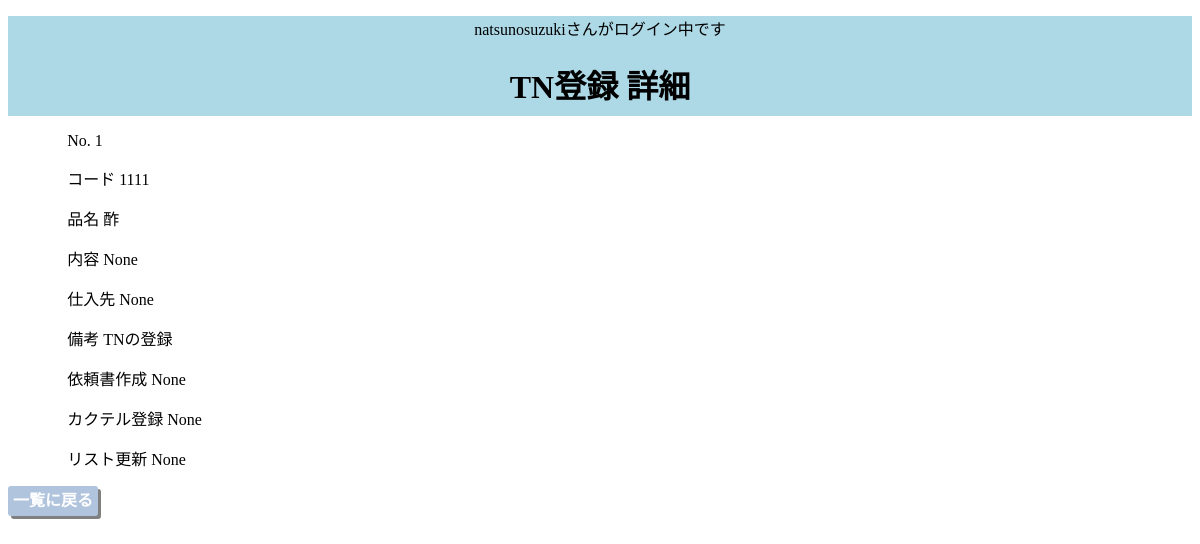
The page /registration/detail/2 (signed in) on the database its author committed.
### indexapp/models.py (models this page shows, shortened)
class Registration(models.Model):
    number = models.IntegerField("No.", unique=True)
    code = models.IntegerField("コード", blank=True, null=True)
    name = models.CharField("品名", max_length=30, blank=True, null=True)
    category = models.CharField("内容", max_length=30, blank=True, null=True)
    supplier = models.CharField("仕入先", max_length=30, blank=True, null=True)
    description = models.TextField("備考", blank=True, null=True)
    writer = models.CharField("依頼書作成", max_length=30, blank=True, null=True)
    register = models.CharField("カクテル登録", max_length=30, blank=True, null=True)
    update = models.CharField("リスト更新", max_length=30, blank=True, null=True)

### indexapp/views.py (the view)
# urls.py: path("registration/detail/<int:pk>", RegistrationDetail.as_view(), name="registration_detail"),
class RegistrationDetail(DetailView):
    model = Registration
    def get(self, request, **kwargs):
        if not request.user.is_active:
            return redirect('/accounts/login/?next=%s' % request.path)
        return super().get(request)

### indexapp/templates/indexapp/registration_detail.html
{% extends 'indexapp/base.html' %}
{% block header %}
    {% if request.user.is_authenticated %}
        <p>{{ user.username }}さんがログイン中です</p>
    {% endif %}
    <h1>TN登録 詳細</h1>
{% endblock header %}
{% block content %}
<div class="detail">
    <p>No. {{registration.number}}</p>
    <p>コード {{registration.code}}</p>
    <p>品名 {{registration.name}}</p>
    <p>内容 {{registration.category}}</p>
    <p>仕入先 {{registration.supplier}}</p>
    <p>備考 {{registration.description}}</p>
    <p>依頼書作成 {{registration.writer}}</p>
    <p>カクテル登録 {{registration.register}}</p>
    <p>リスト更新 {{registration.update}}</p>
</div>
<p class="btn"><a href="{% url 'registration_list' %}">一覧に戻る</a></p>
{% endblock content %}

### indexapp/static/indexapp/base.css (style rules this page uses)
.btn { width: 90px; height: 30px; background-color: lightsteelblue; border-radius: 3px; box-shadow: 3px 3px gray; text-align: center; line-height: 30px; }
.btn a { color: white; font-weight: bold; text-decoration: none; }
.detail { margin-left: 5%; }

### rows shown on the page
Registration: number "1", code "1111", name "酢", category "None", supplier "None", description "TNの登録", writer "None", register "None", update "None"

### other values the page prints
{{ user.username }} "natsunosuzuki"
